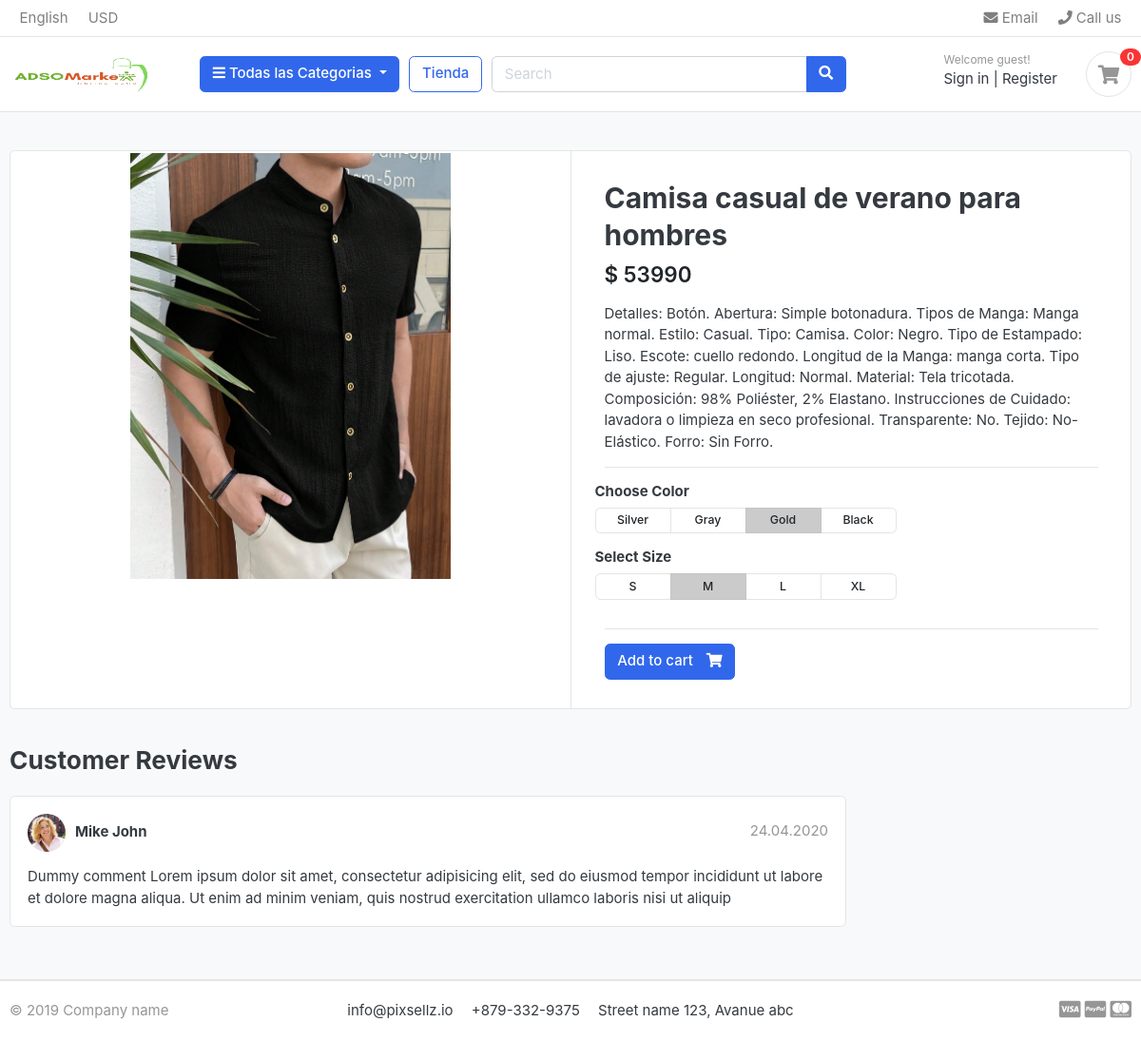
The app's page /Tienda/Camisas/camisa-casual-de-verano-para-hombres/, older data.
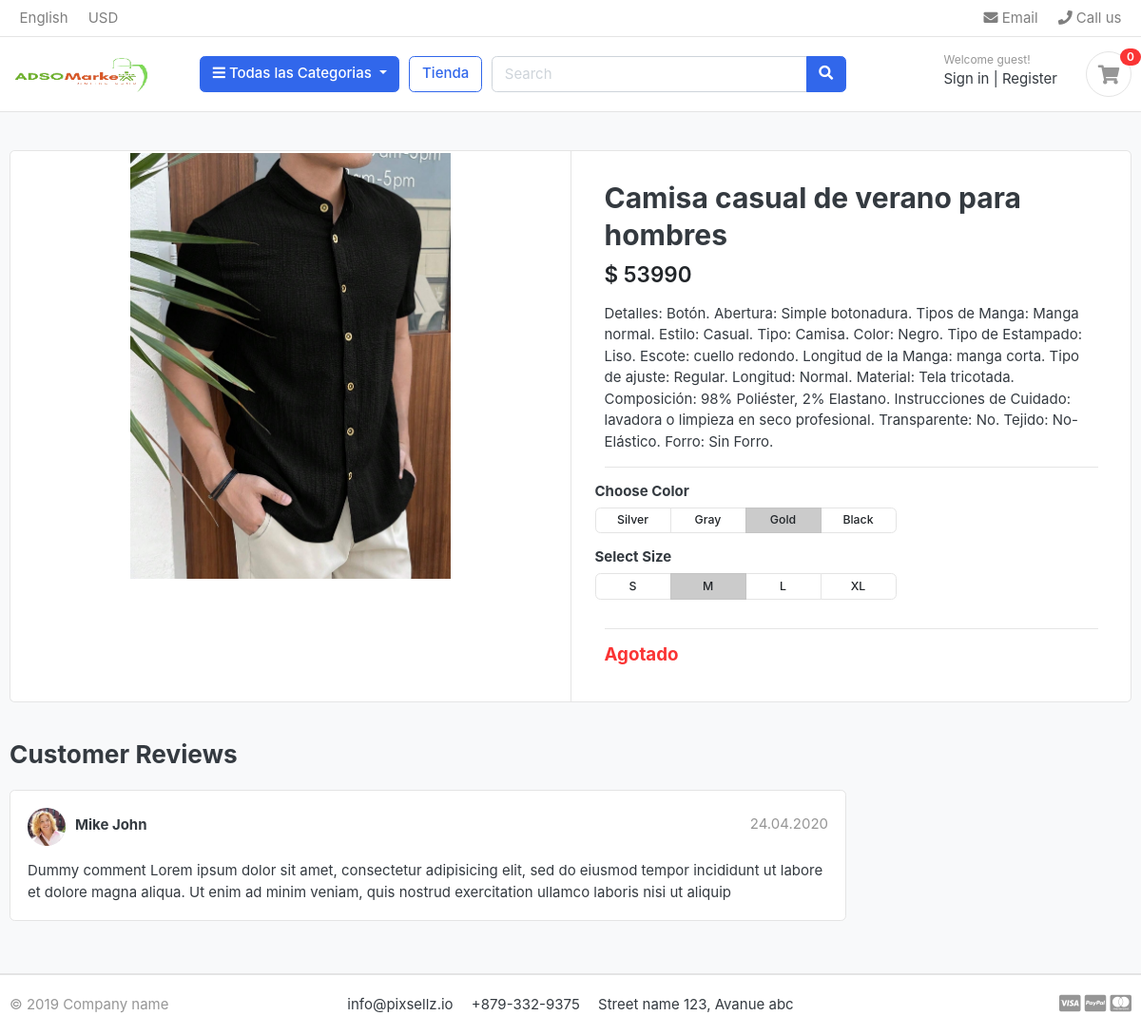
The same page, newer data.
### Tienda/views.py (the view)
# urls.py: path("<slug:categoria_slug>/<slug:producto_slug>/", views.producto_detalles, name="producto_detalles"),
def producto_detalles(request, categoria_slug, producto_slug):
    try:
        producto_individual= Producto.objects.get(categoria__slug=categoria_slug , slug=producto_slug)
    except Exception as e:
        raise e
    context ={
        'producto_individual': producto_individual,
    }
    return render(request, 'Tienda/producto_detalles.html', context)

### Categorias/context_processors.py (called while the page is built)
def menu_links(request):
    links = Categorias.objects.all()
    return dict(links=links)

### Categorias/models.py (called while the page is built)
    def get_url(self):
        return reverse('productos_by_categoria', args=[self.slug])

### templates/Tienda/producto_detalles.html
{% extends 'base.html' %}
{% load static %}
{% block content %}
<section class="section-content padding-y bg">
    <div class="container">
    <div class="card">
        <div class="row no-gutters">
            <aside class="col-md-6">
    <article class="gallery-wrap">
        <div class="img-big-wrap">
            <a href="#"><img src="{{ producto_individual.Imagen.url }}"></a>
        </div>
    </article>
            </aside>
            <main class="col-md-6 border-left">
    <article class="content-body">
    <h2 class="title">{{ producto_individual.producto_nombre }}</h2>
    <div class="mb-3">
        <var class="price h4">$ {{ producto_individual.precio }}</var>
    </div>
    <p> {{ producto_individual.descripcion }} </p>
    <hr>
        <div class="row">
            <div class="item-option-select">
                <h6>Choose Color</h6>
                <div class="btn-group btn-group-sm btn-group-toggle" data-toggle="buttons">
                  <label class="btn btn-light">
                    <input type="radio" name="radio_color"> Silver
                  </label>
                  <label class="btn btn-light">
                    <input type="radio" name="radio_color" > Gray
                  </label>
                  <label class="btn btn-light active">
                    <input type="radio" name="radio_color checked"> Gold
                  </label>
                  <label class="btn btn-light">
                    <input type="radio" name="radio_color"> Black
                  </label>
                </div>
            </div>
        </div>
        <div class="row">
            <div class="item-option-select">
                <h6>Select Size</h6>
                <div class="btn-group btn-group-sm btn-group-toggle" data-toggle="buttons">
                  <label class="btn btn-light">
                    <input type="radio" name="radio_color"> S
                  </label>
                  <label class="btn btn-light active">
                    <input type="radio" name="radio_color" checked> M
                  </label>
                  <label class="btn btn-light">
                    <input type="radio" name="radio_color"> L
                  </label>
                  <label class="btn btn-light">
                    <input type="radio" name="radio_color"> XL
                  </label>
                </div>
            </div>
        </div>
        <hr>
      {% if producto_individual.stock <= 0 %}
        <h5 class = "text-danger"> Agotado </h5>
        {% else %}
          <a href="{% static './producto_detalles.html' %}" class="btn  btn-primary"> <span class="text">Add to cart</span> <i class="fas fa-shopping-cart"></i>  </a>
        {% endif %}
    </article>
            </main>
        </div>
    </div>
    <br>
    <div class="row">
                <div class="col-md-9">
        <header class="section-heading">
            <h3>Customer Reviews </h3>
        </header>
        <article class="box mb-3">
            <div class="icontext w-100">
                <img src="{% static './images/avatars/avatar1.jpg' %}" class="img-xs icon rounded-circle">
                <div class="text">
                    <span class="date text-muted float-md-right">24.04.2020 </span>
                    <h6 class="mb-1">Mike John </h6>
                </div>
            </div>
            <div class="mt-3">
                <p>
                    Dummy comment Lorem ipsum dolor sit amet, consectetur adipisicing elit, sed do eiusmod
                    tempor incididunt ut labore et dolore magna aliqua. Ut enim ad minim veniam,
                    quis nostrud exercitation ullamco laboris nisi ut aliquip
                </p>
            </div>
        </article>
        </div>
    </div>
    </div>
    </section>
{% endblock %}

Row changes from the older to the newer data that the page shows:
changed Producto "Camisa casual de verano para hombres": stock 18 → 0 (drawn)
Text that changed along with them:
text no longer shown: "Add to cart"
text now shown: "Agotado"
